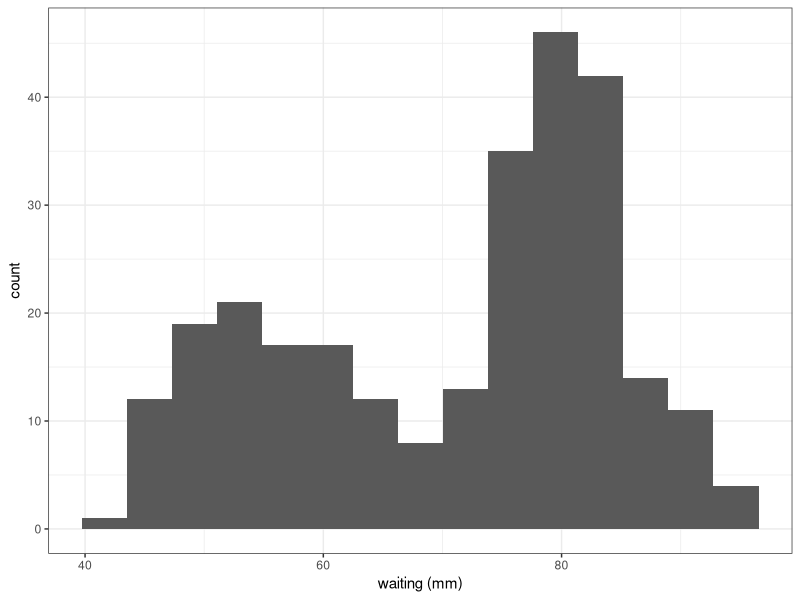
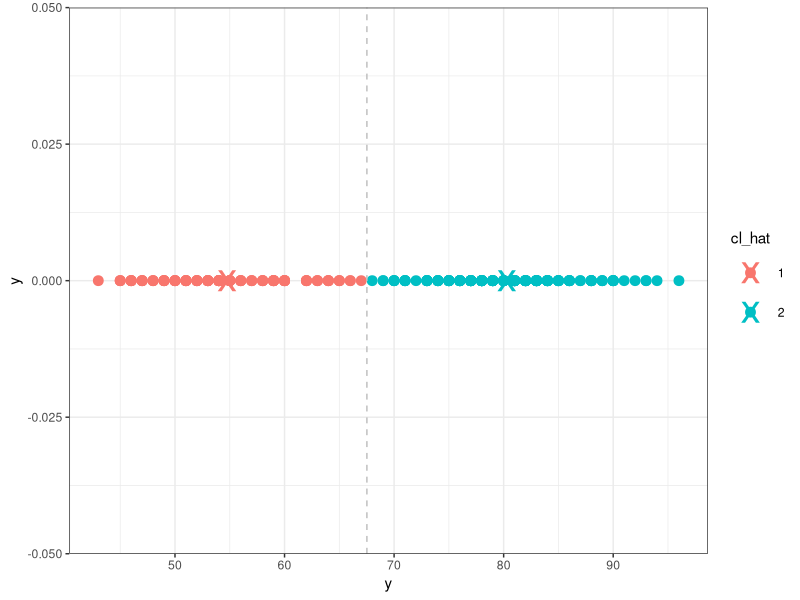
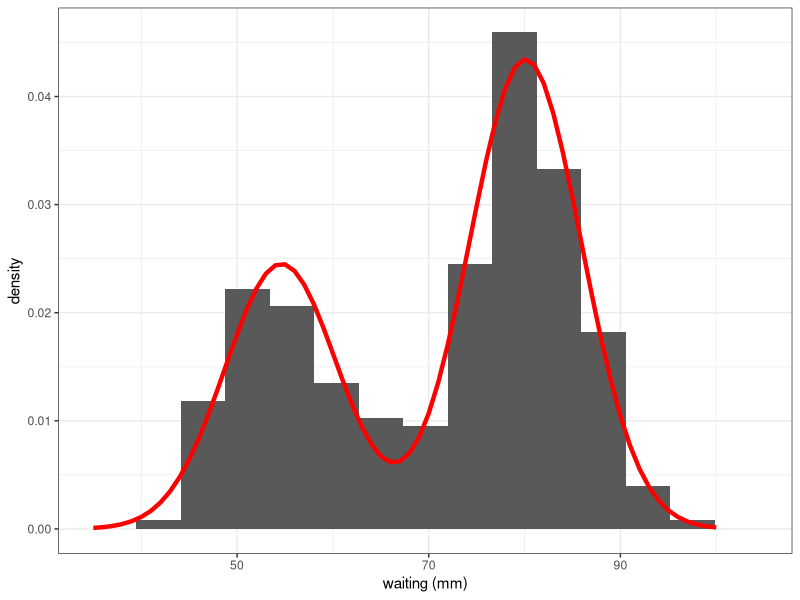
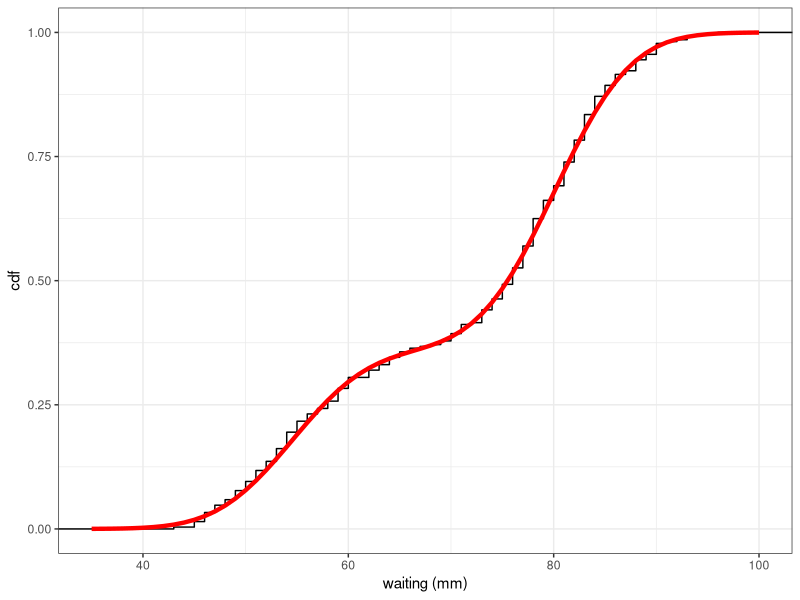
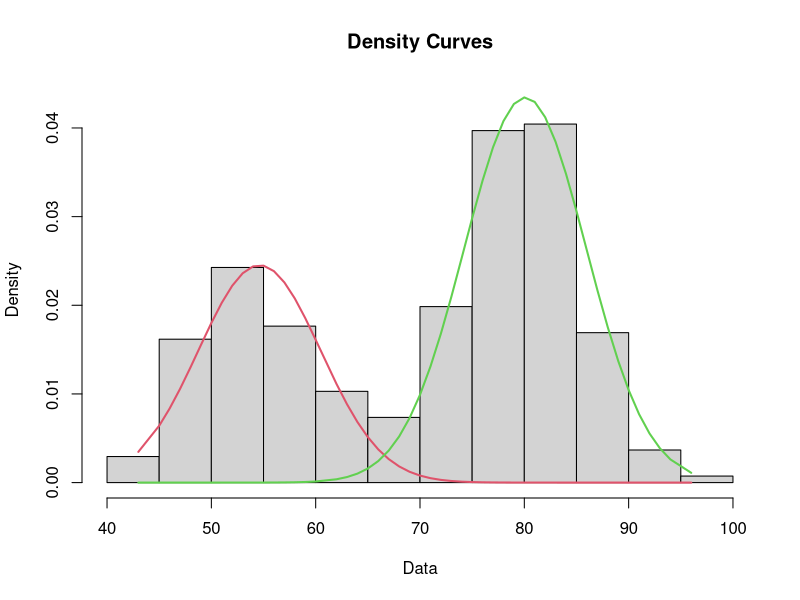
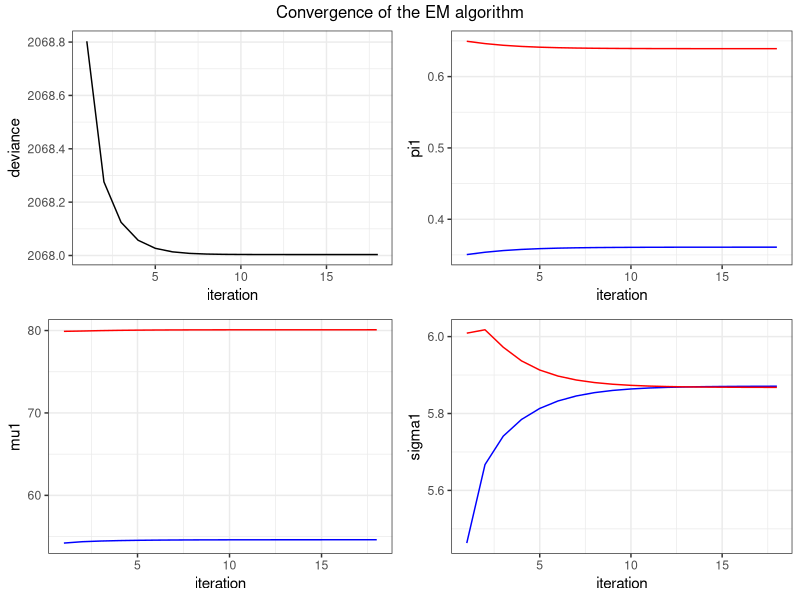
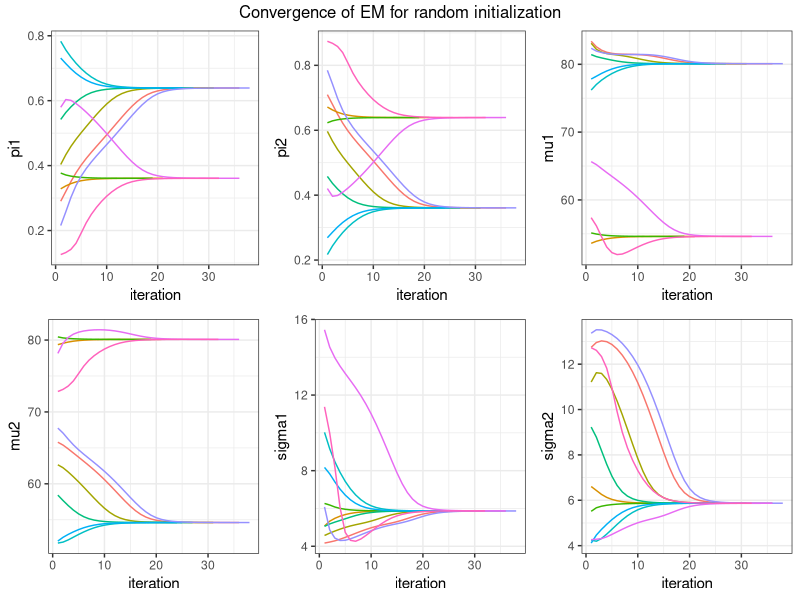
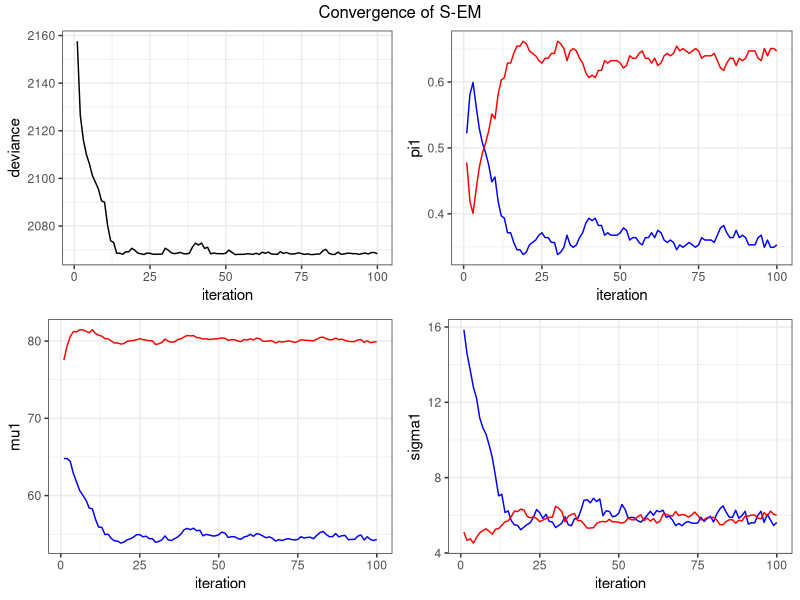

R code for these plots, in order:
## ---- chunk 1
#| code-fold: false
library(tidyverse)
library(gridExtra)
library(mixtools)
theme_set(theme_bw())
## ---- chunk 2
data("faithful")
faithful %>% rmarkdown::paged_table()
## ---- chunk 3
y <- faithful$waiting
n <- length(y)
## ---- chunk 4
faithful %>% ggplot() + 
  geom_histogram(aes(x = waiting), bins = 15) + xlab("waiting (mm)")
## ---- chunk 5
U <- function(mu, y) {
  sum(pmin((y-mu[1])^2, (y-mu[2])^2))
}

mu_hat <- nlm(U, c(50,80), y)$estimate
mu_hat
## ---- chunk 6
cl_hat <- rep(1, n)
in_cl2 <- which ((y-mu_hat[1])^2 > (y-mu_hat[2])^2 )
cl_hat[in_cl2] <- 2
clustered_data <- data.frame(y, cl_hat = factor(cl_hat))
## ---- chunk 7
#| code-fold: true
ggplot() + 
  geom_point(data = clustered_data, aes(x = y, y = 0, colour = cl_hat), size=3) + 
  geom_point(data = data.frame(y = mu_hat, group = factor(c(1,2))), aes(y, 0, colour = group), size=10, shape="x") + 
  geom_vline(xintercept = mean(mu_hat), linetype = "dashed", color = "gray")
## ---- chunk 8
clustered_data %>% group_by(cl_hat) %>% summarise(count = n(), means = mean(y), stdev = sd(y))
## ---- chunk 9
kmeans_out <- kmeans(y, centers = 2)
kmeans_out$size
as.vector(kmeans_out$centers)
sqrt(kmeans_out$withinss/(kmeans_out$size-1))
head(kmeans_out$cl)
## ---- chunk 10
dmixture <- function(x, theta) {
    mapply(
      function(pik, muk, sigmak) pik * dnorm(x, muk, sigmak),
      theta$pi, theta$mu, theta$sigma,
      SIMPLIFY = TRUE
    ) %>% rowSums()
}

pmixture <- function(x, theta) {
    mapply(
      function(pik, muk, sigmak) pik * pnorm(x, muk, sigmak),
      theta$pi, theta$mu, theta$sigma,
      SIMPLIFY = TRUE
    ) %>% rowSums()
}

theta <- list(pi = c(.25,.75), mu = c(52,82), sigma = c(10,10))
head(dmixture(y, theta))
head(pmixture(y, theta))
## ---- chunk 11
## trick: nlm diverge if two parameters are used for pi, so for ce the summation to 1
objective <- function(theta, y) {
  theta_l <- list(pi = c(theta[1], 1 - theta[1]), mu = theta[2:3], sigma = theta[4:5])
  deviance <- -2*sum(log(dmixture(y, theta_l)))
  deviance
}

theta0 <- c(.25,52,82,10,10)
param  <- nlm(objective, theta0, y)$estimate
theta_hat <- list(pi = c(param[1], 1-param[1]), mu = param[2:3], sigma = param[4:5])
theta_hat
## ---- chunk 12
#| code-fold: true
plot_mixture <- data.frame(x = 35:100)
plot_mixture$pdf <- dmixture(plot_mixture$x, theta_hat)
faithful %>% ggplot() + 
  geom_histogram(aes(x = waiting, y=..density..), bins = 15) + xlab("waiting (mm)") + 
  geom_line(data = plot_mixture, aes(x, pdf),colour="red",size=1.5)
## ---- chunk 13
#| code-fold: true
plot_mixture$cdf <- pmixture(plot_mixture$x, theta_hat)
faithful %>% ggplot() + 
  stat_ecdf(aes(waiting), geom = "step") + xlab("waiting (mm)") + 
  geom_line(data = plot_mixture, aes(x, cdf),colour="red",size=1.5) +  ylab("cdf")
## ---- chunk 14
ks.test(y, pmixture, theta_hat)
## ---- chunk 15
dcomponents <- function(theta, x) {
    mapply(
      function(pik, muk, sigmak) pik * dnorm(x, muk, sigmak),
      theta$pi, theta$mu, theta$sigma,
      SIMPLIFY = TRUE
    )
}
tau <- dcomponents(theta_hat, y)
tau %>% as_tibble() %>% setNames(c("comp.1", "comp.2")) %>% 
  add_column(y = y) %>% rmarkdown::paged_table()
## ---- chunk 16
mixture_EM <- normalmixEM(y)
list(pi = mixture_EM$lambda, mu=mixture_EM$mu,sigma=mixture_EM$sigma)
## ---- chunk 17
plot(mixture_EM, which=2)
## ---- chunk 18
mixture_EM$posterior %>% as_tibble() %>% rmarkdown::paged_table()
## ---- chunk 19
n1 <- 120; n2 <- 80
d <- data.frame(
  y = c(rnorm(n1, 0, 1), rnorm(n2, 3, 1)),
  z = rep(1:2, c(n1,n2))
)
## ---- chunk 20
kmeans_out <- kmeans(y, centers = 2)
list(pi    = kmeans_out$size/sum(kmeans_out$size),
     mu    = as.vector(kmeans_out$centers),
     sigma = sqrt(kmeans_out$withinss/kmeans_out$size))
## ---- chunk 21
gmm_out = normalmixEM(y)
list(pi    = gmm_out$lambda,
     mu    = gmm_out$mu,
     sigma = gmm_out$sigma)
## ---- chunk 22
cl_kmeans <- kmeans_out$cluster
cl_gmm    <- apply(gmm_out$posterior, 1, which.max)
accuracy <-c(mean(d$z != cl_kmeans)*100, mean(d$z != cl_gmm)*100)
accuracy
## ---- chunk 23
mixture_gaussian1D <- function(x, theta0, max_iter = 100, threshold = 1e-6) {
  
  ## initialization
  n <- length(x)
  deviance     <- numeric(max_iter)        # we save the results
  theta        <- vector("list", max_iter) # for monitoring
  likelihoods  <- dcomponents(theta0, x)
  deviance[1] <- -2 * sum(log(rowSums(likelihoods)))
  theta[[1]]  <- theta0
  
  for (t in 1:max_iter) {

    # E step
    tau <- likelihoods / rowSums(likelihoods)

    # M step
    pi    <- colMeans(tau)
    mu    <- colSums(tau * x) / colSums(tau)
    sigma <- sqrt(colSums(tau * x^2) / colSums(tau) - mu^2)
    theta[[t + 1]] <- list(pi = pi, mu = mu, sigma = sigma)
    
    ## Assessing convergence
    likelihoods   <- dcomponents(theta[[t + 1]], x)
    deviance[t+1] <- - 2 * sum(log(rowSums(likelihoods)))

    ## prepare next iterations
    if (abs(deviance[t + 1] - deviance[t]) < threshold)
      break

  }

  res <- cbind(
      data.frame(iteration = 2:(t+1) - 1, deviance = deviance[2:(t+1)]),
      theta[2:(t+1)] %>% purrr::map(unlist) %>% do.call('rbind', .)
    )
  
  list(theta = theta[[t+1]], deviance = deviance[(t+1)], convergence = res)
}
## ---- chunk 24
theta0 <- list(pi = c(.5,.5), mu = c(60,70), sigma = c(2,2))
myEM_mixture <- mixture_gaussian1D(y, theta0)
myEM_mixture$theta
myEM_mixture$deviance
## ---- chunk 25
#| code-fold: true
plot_singleEM <- function(convergence, title = "Convergence of the EM algorithm") {
  p <- ggplot(convergence)
  gridExtra::grid.arrange(
    p + geom_line(aes(x = iteration, y = deviance)),
    p + geom_line(aes(x = iteration, y = pi1)   , color = 'blue') + 
        geom_line(aes(x = iteration, y = pi2)   , color = 'red'),
    p + geom_line(aes(x = iteration, y = mu1)   , color = 'blue') + 
        geom_line(aes(x = iteration, y = mu2)   , color = 'red'),
    p + geom_line(aes(x = iteration, y = sigma1), color = 'blue') + 
        geom_line(aes(x = iteration, y = sigma2), color = 'red'),
    nrow = 2, top = title
  )
}
plot_singleEM(myEM_mixture$convergence)
## ---- chunk 26
plot_convergence <- function(convergence, title = "Convergence of EM for random initialization") {
  if (is.null(convergence$simu)) convergence$simu <- 1
  p <- ggplot(convergence)
  plot_list <- lapply(c("pi1", "pi2", "mu1", "mu2", "sigma1", "sigma2"), function(var) {
    p + geom_line(aes_string(x = "iteration", var, group = "simu",  color = "simu")) + 
      theme(legend.position = "none")
  })
  do.call("grid.arrange", c(plot_list, ncol = 3, top = title))
}
## ---- chunk 27
set.seed(12345)
convergences <- lapply(1:10, function(i) {
  pi1 <- runif(1, 0.1, 0.9)
  theta0 <- list(
    pi =  c(pi1, 1-pi1),
    mu = rnorm(2, 70, 15),
    sigma = rlnorm(2,2,0.7)
  )
  res <- mixture_gaussian1D(y, theta0)$convergence
  res$simu <- i
  res
}) %>% do.call(rbind, .) %>% mutate(simu = factor(simu))
plot_convergence(convergences)
## ---- chunk 28
mixture_gaussian1D_SEM <- function(x, theta0, max_iter = 100, threshold = 1e-6) {
  
  ## initialization
  n <- length(x)
  deviance     <- numeric(max_iter)        # we save the results
  theta        <- vector("list", max_iter) # for monitoring
  likelihoods  <- dcomponents(theta0, x)
  deviance[1] <- -2 * sum(log(rowSums(likelihoods)))
  theta[[1]]  <- theta0
  
  for (t in 1:max_iter) {

    # SE step
    tau1 <- 1 * (runif(n) < likelihoods[, 1] / rowSums(likelihoods))
    tau2 <- 1 - tau1
    tau <- cbind(tau1, tau2); colnames(tau) <- NULL

    # M step
    pi    <- colMeans(tau)
    mu    <- colSums(tau * x) / colSums(tau)
    sigma <- sqrt(colSums(tau * x^2) / colSums(tau) - mu^2)
    theta[[t + 1]] <- list(pi = pi, mu = mu, sigma = sigma)
    
    ## Assessing convergence
    likelihoods   <- dcomponents(theta[[t + 1]], x)
    deviance[t+1] <- - 2 * sum(log(rowSums(likelihoods)))

    ## prepare next iterations
    if (abs(deviance[t + 1] - deviance[t]) < threshold)
      break

  }

  res <- cbind(
      data.frame(iteration = 2:(t+1) - 1, deviance = deviance[2:(t+1)]),
      theta[2:(t+1)] %>% purrr::map(unlist) %>% do.call('rbind', .)
    )
  
  list(theta = theta[[t+1]], deviance = deviance[(t+1)], convergence = res)
}
## ---- chunk 29
theta0 <- list(pi=c(.2,.8), mu=c(75,75), sigma=c(10,4))
mySEM_mixture <- mixture_gaussian1D_SEM(y, theta0)
mySEM_mixture$theta
mySEM_mixture$deviance
## ---- chunk 30
plot_singleEM(mySEM_mixture$convergence, title="Convergence of S-EM")
